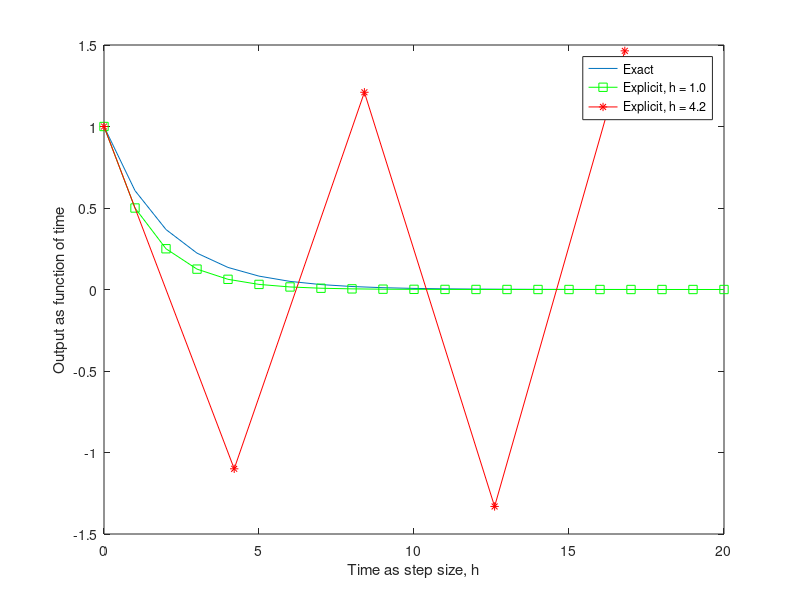

Write MATLAB code to recreate this figure.
clc
clear all
% dy/dt = -0.5y
% y(0) = 1 for 0 <= t <=20
% Exact y(t) = exp(-0.5t)
dt = 1;
t = 0:dt:20;
Exact_y = exp(-0.5*t);
plot(t,Exact_y);
N = length(t);
% Explicit Euler
hold on;
% Initial condition
y_Explicit(1) =1;
% Loop all timesteps
for i = 2:N
 y_Explicit(i) = y_Explicit(i-1)*(1 - 0.5*dt);
end
plot(t,y_Explicit,'g s -');
dt1 = 4.2;
t1 = 0:dt1:20;
N1 = length(t1);
% Explicit Euler
% Initial condition
y1_Explicit(1) =1;
% Loop all timesteps
for j = 2:N1
 y1_Explicit(j) = y1_Explicit(j-1)*(1 - 0.5*dt1);
end
plot(t1,y1_Explicit,'r * -');
xlabel('Time as step size, h')
ylabel('Output as function of time')
legend('Exact','Explicit, h = 1.0','Explicit, h = 4.2')